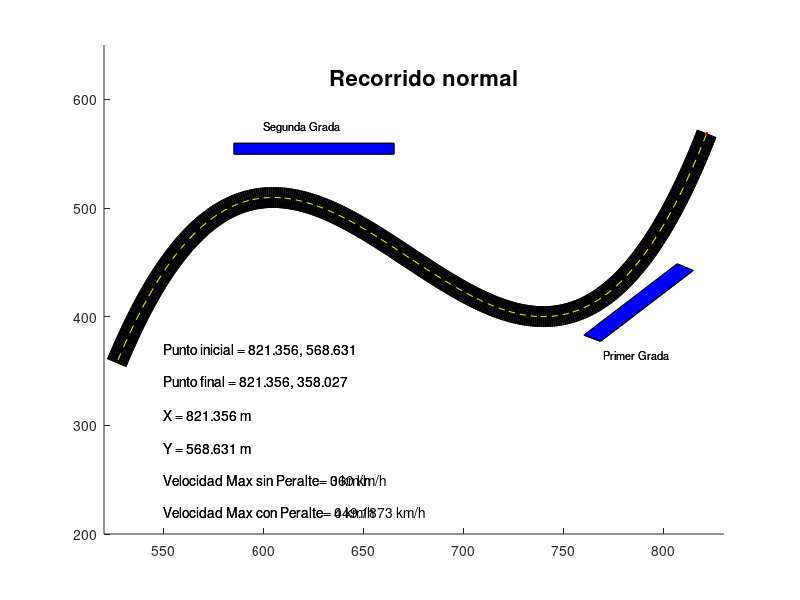

MATLAB code for this plot: (Note: this script raises an error after producing the figure.)
close all;
clc;
clearvars;

data=[];
angulo=6;
coF=1.1;
gr=9.8;

py=[568.631,400.148,505.450,358.027];
px=[821.356,737.114,589.691,526.510];

vf=polyfit(px,py,3);

c3=vf(1,1);
c2=vf(1,2);
c1=vf(1,3);
c0=vf(1,4);

c12=c3*3;
c11=c2*2;
c10=c1;

c21=c12*2;
c20=c11;

der1=@(x) c12*x.^2+c11*x+c10;
der2=@(x) c21*x+c20;

figure(1)
axis([520 830 200 650])
%grada1
xgr1 = [760 806.6 814.62 768.23];
ygr1 = [383 448.6 442.53 377.26];
patch(xgr1,ygr1,'b')
%grada2
xgr2 = [585 665 665 585];
ygr2 = [559.57 559.57 549.57 549.57];
patch(xgr2,ygr2,'b')
hold on;

funcion=@(x) c3*x.^3+c2*x.^2+c1*x+c0;
x=821.356:-1:525.510;
plot(x,funcion(x),'Color','black','LineWidth',15);
plot(x,funcion(x),"Color","y","LineStyle","--",LineWidth=2);
hold on;

Textox = 550; Textoy = 370;
text(Textox, Textoy, ['Punto inicial = ' num2str(px(1)) ', ' num2str(py(1))])
text(Textox, Textoy-30, ['Punto final = ' num2str(px(1)) ', ' num2str(py(4))])
texto1 = text(Textox, Textoy-60, ['X = ' num2str(px(1)) ' m']);
texto2 = text(Textox, Textoy-90, ['Y = ' num2str(py(1)) ' m']);
texto3 = text(Textox, Textoy-120, ['Velocidad Max sin Peralte= ' '0' ' km/h']);
texto4 = text(Textox, Textoy-150, ['Velocidad Max con Peralte= ' '0' ' km/h']);
texto6 = text(770, 365, 'Primer Grada','FontSize',8);
texto7 = text(600, 575, 'Segunda Grada','FontSize',8);
hold on;

for e=x
    radio=((1+(der1(e))^2)^(3/2))/(abs(der2(e)));
    vmsams=(sqrt(radio*coF*gr));
    vmsakmh=(vmsams*3.6);
    if vmsakmh>=360
        vmsakmh=360;
    end
    vmcams=(sqrt((radio*gr)*(-(sin(deg2rad(angulo))-coF*cos(deg2rad(angulo))) ...
        /(cos(deg2rad(angulo))-coF*sin(deg2rad(angulo))))));
    vmcakmh=(vmcams*3.6);
    if vmcakmh>=360
        vmsakmh=360;
    end
    text(Textox, Textoy, ['Punto inicial = ' num2str(px(1)) ', ' num2str(py(1))])
    text(Textox, Textoy-30, ['Punto final = ' num2str(px(1)) ', ' num2str(py(4))])
    texto1 = text(Textox, Textoy-60, ['X = ' num2str(e) ' m']);
    texto2 = text(Textox, Textoy-90, ['Y = ' num2str(funcion(e)) ' m']);
    texto3 = text(Textox, Textoy-120, ['Velocidad Max sin Peralte= ' num2str(vmsakmh) ' km/h']);
    texto4 = text(Textox, Textoy-150, ['Velocidad Max con Peralte= ' num2str(vmcakmh) ' km/h']);
    texto5 = text(680,620,'Recorrido normal','FontSize',16,'HorizontalAlignment','center', ...
        'FontWeight','bold','Color','black');
    texto6 = text(770, 365, 'Primer Grada','FontSize',8);
    texto7 = text(600, 575, 'Segunda Grada','FontSize',8);
    hold on;
    plot(x,funcion(x),'Color','black','LineWidth',15);
    plot(x,funcion(x),"Color","y","LineStyle","--",LineWidth=2);
    patch(xgr1,ygr1,'b');
    patch(xgr2,ygr2,'b');
    hold on;
    animate = plot(e,funcion(e),'-r.','LineWidth',10);
    animate.MarkerSize = 30;
    axis([520 830 200 650])
    pause(0.01)
    if e ~= px(4)
        clf
    end
end

for e=x
    radio=((1+(der1(e))^2)^(3/2))/(abs(der2(e)));
    vmsams=(sqrt(radio*coF*gr));
    vmsakmh=(vmsams*3.6);
    if vmsakmh>=360
        vmsakmh=360;
    end
    vmcams=(sqrt((radio*gr)*(-(sin(deg2rad(angulo))-coF*cos(deg2rad(angulo)))/(cos(deg2rad(angulo))-coF*sin(deg2rad(angulo))))));
    vmcakmh=(vmcams*3.6);
    if vmcakmh>=360
        vmsakmh=360;
    end
    text(Textox, Textoy, ['Punto inicial = ' num2str(px(1)) ', ' num2str(py(1))])
    text(Textox, Textoy-30, ['Punto final = ' num2str(px(1)) ', ' num2str(py(4))])
    texto1 = text(Textox, Textoy-60, ['X = ' num2str(e) ' m']);
    texto2 = text(Textox, Textoy-90, ['Y = ' num2str(funcion(e)) ' m']);
    texto3 = text(Textox, Textoy-120, ['Velocidad Max sin Peralte= ' num2str(vmsakmh) ' km/h']);
    texto4 = text(Textox, Textoy-150, ['Velocidad Max con Peralte= ' num2str(vmcakmh) ' km/h']);
    texto5 = text(680,620,'Recorrido con derrape en la primera curva','FontSize',16,'HorizontalAlignment','center','FontWeight','bold','Color','black');
    texto6 = text(770, 365, 'Primer Grada','FontSize',8);
    texto7 = text(600, 575, 'Segunda Grada','FontSize',8);
    hold on;
    plot(x,funcion(x),'Color','black','LineWidth',15);
    plot(x,funcion(x),"Color","y","LineStyle","--",LineWidth=2);
    patch(xgr1,ygr1,'b');
    patch(xgr2,ygr2,'b');
    hold on;
    animate = plot(e,funcion(e),'-r.','LineWidth',10);
    animate.MarkerSize = 30;
    axis([520 830 200 650])
    pause(0.01)
    if e ~= px(4)
        clf
    end
    if radio <100
       tang = @(g) (der1(e)*(g-e))+funcion(e);
       x1=e:-1:700 ;
       for j=x1
           text(Textox, Textoy, ['Punto inicial = ' num2str(px(1)) ', ' num2str(py(1))])
           text(Textox, Textoy-30, ['Punto final = ' num2str(px(1)) ', ' num2str(py(4))])
           texto1 = text(Textox, Textoy-60, ['X = ' num2str(j) ' m']);
           texto2 = text(Textox, Textoy-90, ['Y = ' num2str(tang(j)) ' m']);
           texto5 = text(680,620,'Recorrido con derrape en la primera curva', ...
               'FontSize',16,'HorizontalAlignment','center','FontWeight','bold', ...
               'Color','black');
           texto6 = text(770, 365, 'Primer Grada','FontSize',8);
           texto7 = text(600, 575, 'Segunda Grada','FontSize',8);
           hold on;
           plot(x,funcion(x),'Color','black','LineWidth',15);
           hold on;
           plot(x,funcion(x),"Color","y","LineStyle","--",LineWidth=2);
           hold on;
           patch(xgr1,ygr1,'b');
           patch(xgr2,ygr2,'b');
           hold on;
           animate = plot(j,tang(j),'-r.','LineWidth',10);
           animate.MarkerSize = 30;
           axis([520 830 200 650])
           pause(0.01)
           if j ~= px(4)
               clf
           end
       end
       break
    end
end

for e=x
    radio=((1+(der1(e))^2)^(3/2))/(abs(der2(e)));
    vmsams=(sqrt(radio*coF*gr));
    vmsakmh=(vmsams*3.6);
    if vmsakmh>=360
        vmsakmh=360;
    end
    vmcams=(sqrt((radio*gr)*(-(sin(deg2rad(angulo))-coF*cos(deg2rad(angulo)))/(cos(deg2rad(angulo))-coF*sin(deg2rad(angulo))))));
    vmcakmh=(vmcams*3.6);
    if vmcakmh>=360
        vmsakmh=360;
    end
    text(Textox, Textoy, ['Punto inicial = ' num2str(px(1)) ', ' num2str(py(1))])
    text(Textox, Textoy-30, ['Punto final = ' num2str(px(1)) ', ' num2str(py(4))])
    texto1 = text(Textox, Textoy-60, ['X = ' num2str(e) ' m']);
    texto2 = text(Textox, Textoy-90, ['Y = ' num2str(funcion(e)) ' m']);
    texto3 = text(Textox, Textoy-120, ['Velocidad Max sin Peralte= ' num2str(vmsakmh) ' km/h']);
    texto4 = text(Textox, Textoy-150, ['Velocidad Max con Peralte= ' num2str(vmcakmh) ' km/h']);
    texto5 = text(680,620,'Recorrido con derrape en la segunda curva', ...
               'FontSize',16,'HorizontalAlignment','center','FontWeight','bold', ...
               'Color','black');
    texto6 = text(770, 365, 'Primer Grada','FontSize',8);
    texto7 = text(600, 575, 'Segunda Grada','FontSize',8);
    hold on;
    plot(x,funcion(x),'Color','black','LineWidth',15);
    plot(x,funcion(x),"Color","y","LineStyle","--",LineWidth=2);
    patch(xgr1,ygr1,'b');
    patch(xgr2,ygr2,'b');
    hold on;
    animate = plot(e,funcion(e),'-r.','LineWidth',10);
    animate.MarkerSize = 30;
    axis([520 830 200 650])
    pause(0.01)
    if e ~= px(4)
        clf
    end
    if radio <100 && e<670
       tang = @(g) (der1(e)*(g-e))+funcion(e);
       x1=e:-1:550 ;
       for j=x1
           text(Textox, Textoy, ['Punto inicial = ' num2str(px(1)) ', ' num2str(py(1))])
           text(Textox, Textoy-30, ['Punto final = ' num2str(px(1)) ', ' num2str(py(4))])
           texto1 = text(Textox, Textoy-60, ['X = ' num2str(j) ' m']);
           texto2 = text(Textox, Textoy-90, ['Y = ' num2str(tang(j)) ' m']);
           texto5 = text(680,620,'Recorrido con derrape en la segunda curva', ...
               'FontSize',16,'HorizontalAlignment','center','FontWeight','bold', ...
               'Color','black');
           texto6 = text(770, 365, 'Primer Grada','FontSize',8);
           texto7 = text(600, 575, 'Segunda Grada','FontSize',8);
           hold on;
           plot(x,funcion(x),'Color','black','LineWidth',15);
           hold on;
           plot(x,funcion(x),"Color","y","LineStyle","--",LineWidth=2);
           hold on;
           patch(xgr1,ygr1,'b');
           patch(xgr2,ygr2,'b');
           hold on;
           animate = plot(j,tang(j),'-r.','LineWidth',10);
           animate.MarkerSize = 30;
           axis([520 830 200 650])
           pause(0.01)
           if j ~= px(4)
               clf
           end
       end
       break
    end
end

t=1;
for i=px(1):-1:px(4)-1
        radio=(((1+(der1(i))^2)^(3/2))/(abs(der2(i))));
        vmsams=(sqrt(radio*coF*gr));
        vmsakmh=(vmsams*3.6);
        vmcams=(sqrt((radio*gr)*(-(sin(deg2rad(angulo))-coF*cos(deg2rad(angulo))) ...
            /(cos(deg2rad(angulo))-coF*sin(deg2rad(angulo))))));
        vmcakmh=(vmcams*3.6);
        data(t,1)=i;
        data(t,2)=funcion(i);
        data(t,3)=radio;
        data(t,4)=vmsams;
        data(t,5)=vmsakmh;
        data(t,6)=vmcams;
        data(t,7)=vmcakmh;
        t=t+1;
end
disp('----------- Tabla de resultados -----------')
disp(array2table(data,"VariableNames",{'X en m','Y en m','Radio de curvatura en m', ...
    'Velocidad máxima sin ángulo en peralte en m/s', ...
    'Velocidad máxima sin ángulo en peralte en km/h', ...
    'Velocidad máxima con ángulo en peralte en m/s', ...
    'Velocidad máxima con ángulo en peralte en km/h'}))
close all;

disp('Comprobar si pasa por el punto inicial y final')
disp('Puntos dados')
fprintf('Punto inicial: (%.3f,%.3f)\n',px(1),py(1))
fprintf('Punto inicial: (%.3f,%.3f)\n',px(4),py(4))
disp('Función evaluada en dichos puntos de x')
com1=funcion(px(1));
com2=funcion(px(4));
fprintf('En %.3f da como resultado un valor de %.3f para y\n',px(1),com1)
fprintf('En %.3f da como resultado un valor de %.3f para y\n',px(4),com2)
disp('Esto significa que la función modelada pasa por los puntos de inicio y fin en la pista')